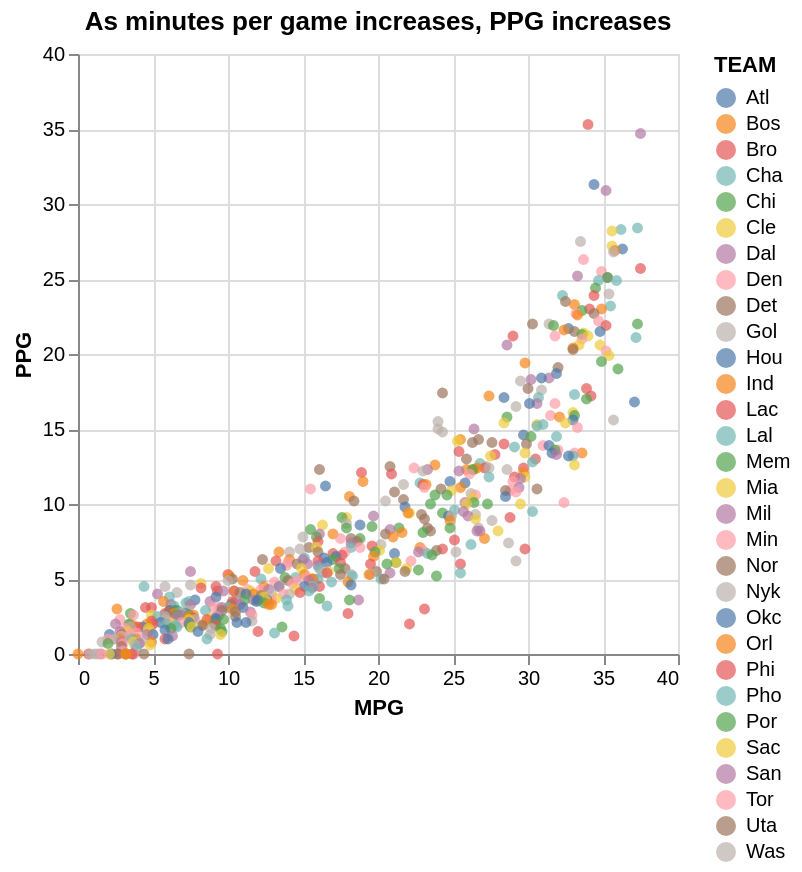

Notebook source saved alongside this figure:
### Markdown cell above
<a href="https://colab.research.google.com/github/realpkim-gif/BasketballSchoolDataProject/blob/main/BasketballSchoolDataProject.ipynb" target="_parent"><img src="https://colab.research.google.com/assets/colab-badge.svg" alt="Open In Colab"/></a>

### Code cell
import pandas as pd
import altair as alt

url = "https://raw.githubusercontent.com/sawula/Survey-of-Python-data-science-stack/refs/heads/gh-pages/NBA%20Stats%202324.csv"

nba = pd.read_csv(url)

average_ppg = nba['PPG'].mean()


alt.Chart(nba).mark_circle().encode(
    x='MPG',
    y='PPG',
    color="TEAM",
    tooltip=['POS',"MPG",'PPG',"TEAM","NAME"]
).properties(
    title='As minutes per game increases, PPG increases'
)

### Figure 1 — Vega-Lite specification as saved in the notebook (floating-point values rounded to 4 significant figures; data arrays with more than 128 entries replaced by an {"elided": "..."} marker saying what was removed)
{"config": {"view": {"continuousWidth": 300, "continuousHeight": 300}}, "data": {"name": "data-50d8dc7023c5c1b9d3b20f2073687e3f"}, "mark": {"type": "circle"}, "encoding": {"color": {"field": "TEAM", "type": "nominal"}, "tooltip": [{"field": "POS", "type": "nominal"}, {"field": "MPG", "type": "quantitative"}, {"field": "PPG", "type": "quantitative"}, {"field": "TEAM", "type": "nominal"}, {"field": "NAME", "type": "nominal"}], "x": {"field": "MPG", "type": "quantitative"}, "y": {"field": "PPG", "type": "quantitative"}}, "title": "As minutes per game increases, PPG increases", "$schema": "https://vega.github.io/schema/vega-lite/v5.20.1.json", "datasets": {"data-50d8dc7023c5c1b9d3b20f2073687e3f": {"elided": "557 records"}}}
